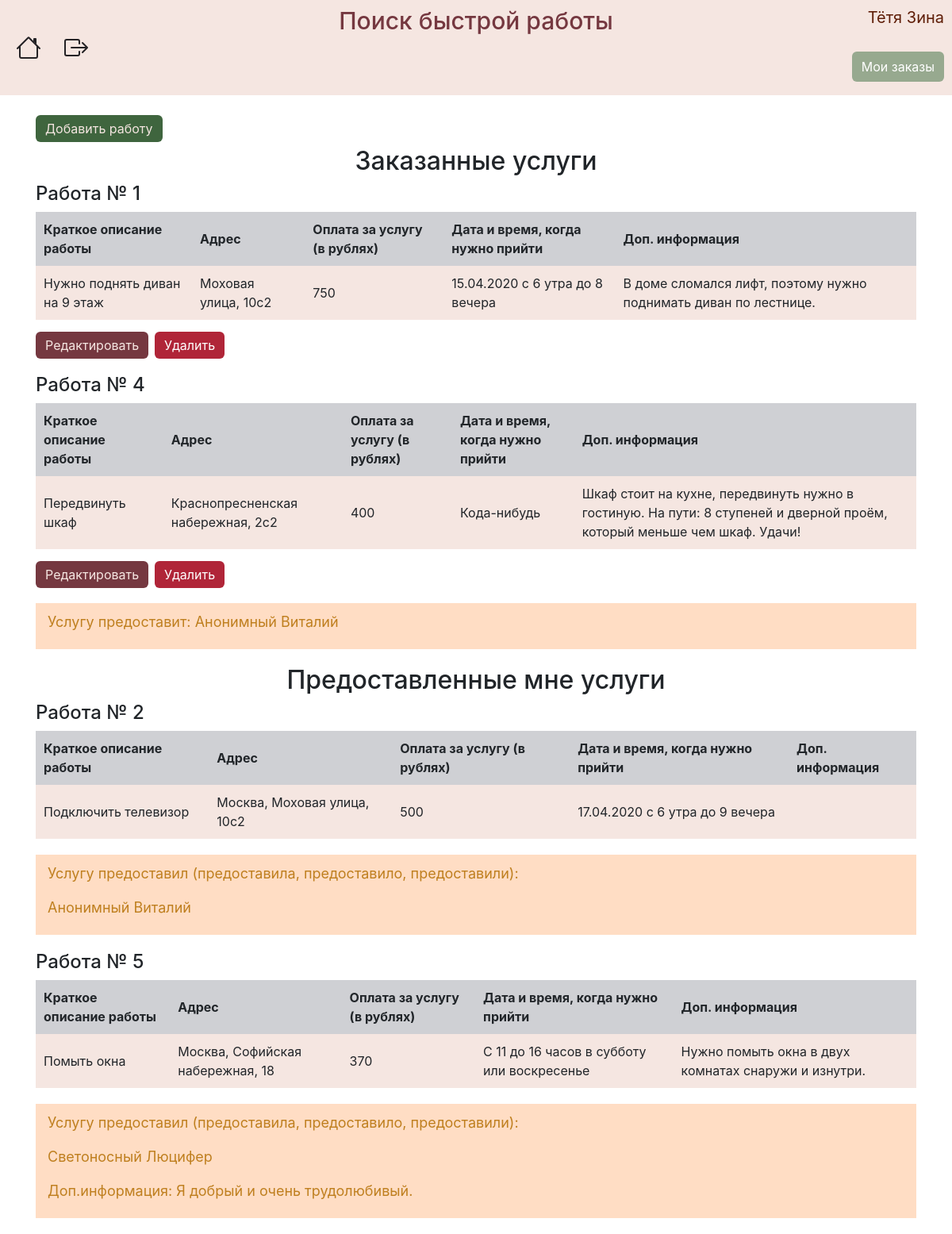
The app's page /myjobs (signed in) with its own data.
### data/users.py (models this page shows, shortened)
class User(SqlAlchemyBase, UserMixin):
    __tablename__ = 'users'
    id = sqlalchemy.Column(sqlalchemy.Integer, primary_key=True, autoincrement=True)
    surname = sqlalchemy.Column(sqlalchemy.String, nullable=True)
    name = sqlalchemy.Column(sqlalchemy.String, nullable=True)
    employment = sqlalchemy.Column(sqlalchemy.String, nullable=True)
    email = sqlalchemy.Column(sqlalchemy.String, index=True, unique=True, nullable=True)
    hashed_password = sqlalchemy.Column(sqlalchemy.String, nullable=True)
    info = sqlalchemy.Column(sqlalchemy.String, nullable=True)
    vk_id = sqlalchemy.Column(sqlalchemy.String, nullable=True)
    job = orm.relation("Jobs", back_populates='user')

### data/jobs.py (models this page shows)
class Jobs(SqlAlchemyBase):
    __tablename__ = 'jobs'
    id = sqlalchemy.Column(sqlalchemy.Integer,
                           primary_key=True, autoincrement=True)
    employer = sqlalchemy.Column(sqlalchemy.Integer, sqlalchemy.ForeignKey("users.id"))
    description = sqlalchemy.Column(sqlalchemy.String)
    salary = sqlalchemy.Column(sqlalchemy.Integer)
    address = sqlalchemy.Column(sqlalchemy.String)
    info = sqlalchemy.Column(sqlalchemy.String, nullable=True)
    date = sqlalchemy.Column(sqlalchemy.String)
    coords = sqlalchemy.Column(sqlalchemy.String)
    is_finished = sqlalchemy.Column(sqlalchemy.Boolean, default=False)
    employee = sqlalchemy.Column(sqlalchemy.Integer, default=0)
    user = orm.relation('User')

### data/jobs_api.py (the view)
@blueprint.route("/myjobs")
def myjobs():
    session = db_session.create_session()
    jobs = session.query(Jobs).filter(Jobs.employer == current_user.id, Jobs.is_finished == False).all()
    sp = session.query(User).all()
    users = {}
    for user in sp:
        users[user.id] = user
    jobs_done = session.query(Jobs).filter(Jobs.employer == current_user.id, Jobs.is_finished == True).all()
    return render_template("my_jobs.html", jobs=jobs, users=users, jobs_done=jobs_done)

### data/db_session.py (called while the page is built)
def create_session() -> Session:
    global __factory
    return __factory()

### main.py (called while the page is built)
def main():
    db_session.global_init("db/jobs.db")
    @login_manager.user_loader
    def load_user(user_id):
        session = db_session.create_session()
        return session.query(User).get(user_id)
    app.register_blueprint(jobs_api.blueprint)
    app.register_blueprint(user_api.blueprint)
    @app.errorhandler(404)
    def not_found(error):
        return make_response(jsonify({'error': 'Not found'}), 404)
    app.run()

### templates/my_jobs.html (shortened to what this page needs)
{% extends "base.html" %}
{% block content %}
{% if current_user.is_authenticated and current_user.employment == 'Работодатель' %}
<div class="add-job-btn"><a href="addjob">Добавить работу</a></div>
<h2 align="center">Заказанные услуги</h2>
{% for item in jobs%}
<h4>Работа № {{ item.id }}</h4>
<table class="myjobs-table">
    <tr>
        <th>Краткое описание работы</th>
        <th>Адрес</th>
        <th>Оплата за услугу (в рублях)</th>
        <th>Дата и время, когда нужно прийти</th>
        <th>Доп. информация</th>
    </tr>
    <tr>
        <td>{{ item.description }}</td>
        <td>{{ item.address }}</td>
        <td>{{ item.salary }}</td>
        <td>{{ item.date }}</td>
        <td>{{ item.info }}</td>
    </tr>
</table>
<div class="edit-job-btn"><a href="/addjob/{{ item.id }}">Редактировать</a></div>
<div class="delete-job-btn"><a href="/job_delete/{{ item.id }}">Удалить</a></div>
{% if item.employee != 0 %}
<div class="myjobs-employee">
    <p>Услугу предоставит: {{ users[item.employee].surname }} {{ users[item.employee].name}}</p>
</div>
{% endif %}
{% endfor %}
<h2 align="center">Предоставленные мне услуги</h2>
{% for item in jobs_done %}
<h4>Работа № {{ item.id }}</h4>
<table class="myjobs-table">
    <tr>
        <th>Краткое описание работы</th>
        <th>Адрес</th>
        <th>Оплата за услугу (в рублях)</th>
        <th>Дата и время, когда нужно прийти</th>
        <th>Доп. информация</th>
    </tr>
    <tr>
        <td>{{ item.description }}</td>
        <td>{{ item.address }}</td>
        <td>{{ item.salary }}</td>
        <td>{{ item.date }}</td>
        <td>{{ item.info }}</td>
    </tr>
</table>
{% if item.employee != 0 %}
<div class="myjobs-employee">
    <p>Услугу предоставил (предоставила, предоставило, предоставили):</p>
    <p>{{ users[item.employee].surname }} {{ users[item.employee].name}}</p>
    {% if users[item.employee].info != '' %}
    <p>Доп.информация: {{ users[item.employee].info }}</p>
    {% endif %}
</div>
{% endif %}
{% endfor %}
{% endif %}
{% endblock %}

### templates/base.html (shortened to what this page needs)
<!doctype html>
<html lang="en">
<head>
    <link rel="stylesheet" type="text/css" href="/static/css/style.css"/>
    <link rel="stylesheet"
          href="https://stackpath.bootstrapcdn.com/bootstrap/4.4.1/css/bootstrap.min.css"
>
</head>
<body>
<div class="menu">
    <nav class="navbar">
        <a class="home" href="/">
        </a>
        {% if current_user.is_authenticated %}
        <a class="exit" href="/logout">
        </a>
        {% if current_user.is_authenticated and current_user.employment == 'Работодатель' %}
        <div class="my_orders">
            <a href="/myjobs">Мои заказы</a>
        </div>
        {% endif %}
        {% else %}
        <p>
        <div class="register"><a href="/register">Зарегистрироваться</a></div>
        <div class="login"><a href="/login">Войти</a></div>
        </p>
        {% endif %}
        <h2 class="title">
            Поиск быстрой работы
        </h2>
        <p class="username">{{ current_user.surname }} {{ current_user.name }}</p>
    </nav>
</div>
<main role="main" class="container">
    {% block content %}{% endblock %}
</main>
</body>
</html>

### static/css/style.css (style rules this page uses)
.menu { background: #f5e6e1; height: 120px; }
.home { position: absolute; left: 20px; margin-top: 60px; color: #242225; }
.exit { position: absolute; left: 80px; margin-top: 60px; color: #242225; }
.my_orders a { position: absolute; right: 10px; margin-top: 35px; background-color: #97a98f; color: #fff; border-radius: 6px; padding: 7px 12px 7px 12px; }
.username { position: absolute; font-size: 20px; right: 10px; color: #5f1e08; }
.title { font-size: 30px; margin-left: auto; margin-right: auto; color: #753840; }
.edit-job-btn a { background-color: #753840; border: none; color: #f5e6e1; border-radius: 6px; padding: 7px 12px 7px 12px; }
.delete-job-btn a { position: relative; left: 150px; top: -24px; background-color: #b02538; border: none; color: #fff; border-radius: 6px; padding: 7px 12px 7px 12px; }
.myjobs-employee { font-size: 18px; background-color: #ffddc4; color: #bf7f1f; padding: 10px 15px 5px 15px; margin-bottom: 20px; }
.myjobs-table tr th { background-color: #cfd0d4; padding: 10px; }
.myjobs-table tr td { background-color: #f5e6e1; padding: 10px; }
.myjobs-table { margin-bottom: 20px; }
.add-job-btn { margin: 30px 0 10px 0; }
.add-job-btn a { background-color: #3f653e; border: none; color: #f5e6e1; border-radius: 6px; padding: 7px 12px 7px 12px; }

### records on screen
User: surname "Тётя", name "Зина"
Jobs: id "1", description "Нужно поднять диван на 9 этаж", address "Моховая улица, 10с2", salary "750", date "15.04.2020 с 6 утра до 8 вечера", info "В доме сломался лифт, поэтому нужно поднимать диван по лестнице."
Jobs: id "4", description "Передвинуть шкаф", address "Краснопресненская набережная, 2с2", salary "400", date "Кода-нибудь", info "Шкаф стоит на кухне, передвинуть нужно в гостиную. На пути: 8 ступеней и дверной проём, который меньше чем шкаф. Удачи!", employee.surname "Анонимный", employee.name "Виталий"
Jobs: id "2", description "Подключить телевизор", address "Москва, Моховая улица, 10с2", salary "500", date "17.04.2020 с 6 утра до 9 вечера", employee.surname "Анонимный", employee.name "Виталий"
Jobs: id "5", description "Помыть окна", address "Москва, Софийская набережная, 18", salary "370", date "С 11 до 16 часов в субботу или воскресенье", info "Нужно помыть окна в двух комнатах снаружи и изнутри.", employee.surname "Светоносный", employee.name "Люцифер", employee.info "Я добрый и очень трудолюбивый."
